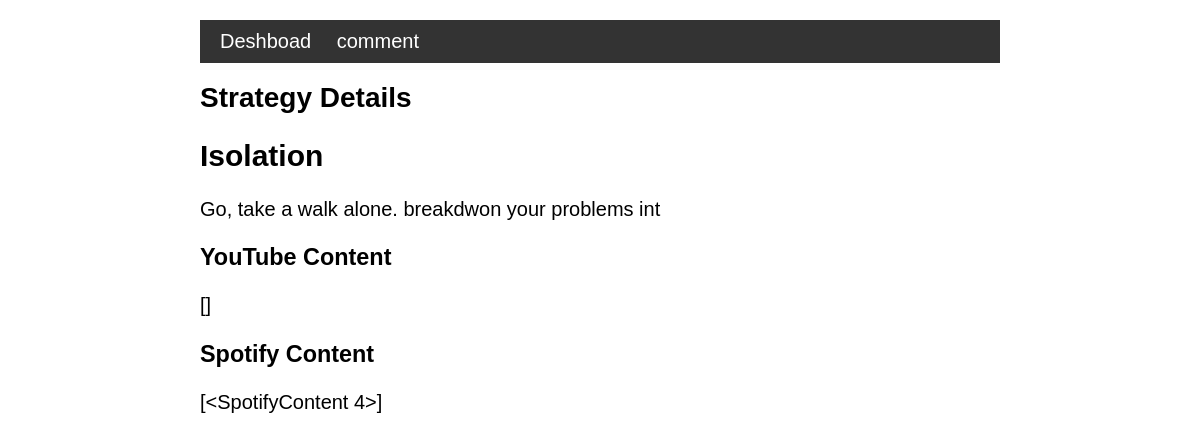
The app's page /strategy_details/4 (signed in) with its own data.
### models.py (models this page shows)
class Strategies(db.Model):
    __tablename__ = 'strategies'
    id = db.Column(db.Integer, primary_key=True)
    created_on = db.Column(db.DateTime, nullable=True,
                           default=datetime.utcnow())
    updated_on = db.Column(db.DateTime, nullable=False,
                           default=datetime.utcnow())
    strategy_name = db.Column(db.String(255), nullable=False)
    strategy_text = db.Column(db.Text, nullable=False)
    condition_id = db.Column(db.Integer, db.ForeignKey(
        'conditions.id'))
    youtube_content = db.relationship("YoutubeContent", backref="strategies")
    spotify_content = db.relationship("SpotifyContent", backref="strategies")

### app.py (the view)
@app.route('/strategy_details/<int:strategy_id>')
@login_required
def strategy_details(strategy_id):
    strategy = Strategies.query.get(strategy_id)
    if strategy:
        return render_template('strategy_details.html', strategy=strategy)
    else:
        flash('Strtegy not found.', 'error')

### app.py (called while the page is built)
@login_manager.user_loader
def load_user(user_id):
    return User.query.get(int(user_id))

### templates/strategy_details.html
{% extends 'base.html' %}
{% block content %}
    <h1>Strategy Details</h1>
    <h2>{{ strategy.strategy_name }}</h2>
    <p>{{ strategy.strategy_text }}</p>
    <h3>YouTube Content</h3>
    <p>{{ strategy.youtube_content }}</p>
    <h3>Spotify Content</h3>
    <p>{{ strategy.spotify_content }}</p>
{% endblock %}

### static/styles.css (style rules this page uses)
body { font-family: Arial, sans-serif; margin: 0; padding: 0; background-color: #FFFFFF; font-size: 20px; }
h1 { font-size: 28px; }

### records on screen
Strategies: strategy_name "Isolation", strategy_text "Go, take a walk alone. breakdwon your problems int"

### other values on screen
{{ strategy.youtube_content }} "[]"
{{ strategy.spotify_content }} "[<SpotifyContent 4>]"
